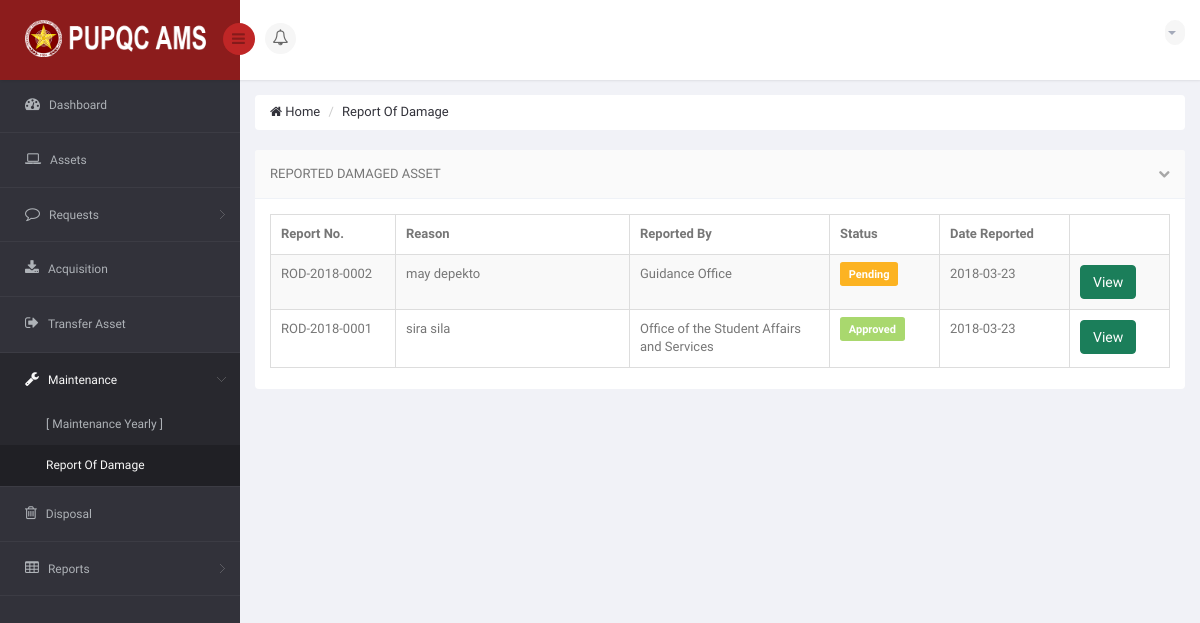
Page /DIR/PropertyOfficer/POMaintenanceReport.php (signed in) on the earlier database version.
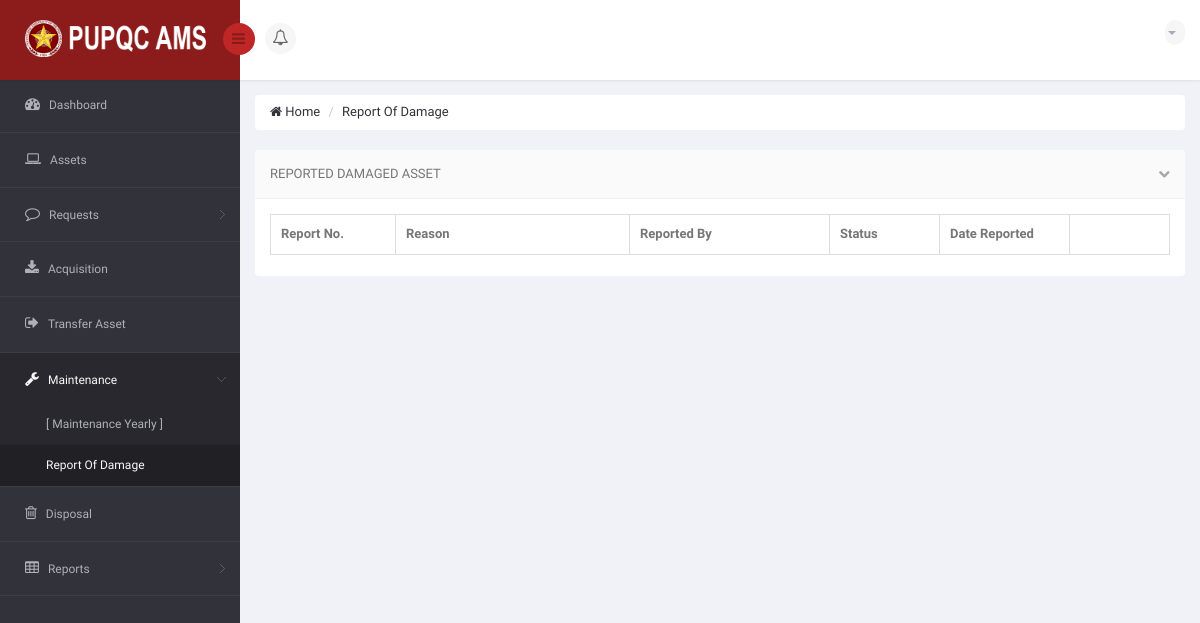
Same page on the later database version.
### tables this page shows
CREATE TABLE `ams_t_report_of_damage` (
  `ROD_ID` int(11) NOT NULL,
  `ROD_NO` varchar(15) NOT NULL,
  `ROD_REASON` varchar(350) NOT NULL,
  `ROD_DATE` date NOT NULL,
  `ROD_STATUS` varchar(25) NOT NULL DEFAULT 'Pending',
  `ROD_VIEW_BY_PO` int(11) DEFAULT '0',
  `ROD_VIEW_BY_USER` int(11) NOT NULL DEFAULT '0',
  `ROD_REMARKS` varchar(350) DEFAULT NULL
);

### DIR/PropertyOfficer/POMaintenanceReport.php (the view, shortened to what the changed rows need)
<!DOCTYPE html>
<html lang="en">
<head>
    <link href="../../bs3/css/bootstrap.min.css" rel="stylesheet">
    <link href="../../css/bootstrap-reset.css" rel="stylesheet">
    <link href="../../font-awesome/css/font-awesome.css" rel="stylesheet" />
    <link href="../../js/advanced-datatable/css/demo_page.css" rel="stylesheet" />
    <link href="../../js/advanced-datatable/css/demo_table.css" rel="stylesheet" />
    <link rel="stylesheet" href="../../js/data-tables/DT_bootstrap.css" />
    <link href="../../css/style.css" rel="stylesheet">
    <link href="../../css/style-responsive.css" rel="stylesheet" />
    <link href="../../js/iCheck/skins/minimal/minimal.css" rel="stylesheet">
    <link href="../../js/iCheck/skins/minimal/red.css" rel="stylesheet">
    <link href="../../js/iCheck/skins/minimal/green.css" rel="stylesheet">
    <link href="../../js/iCheck/skins/minimal/blue.css" rel="stylesheet">
    <link href="../../js/iCheck/skins/minimal/yellow.css" rel="stylesheet">
    <link href="../../js/iCheck/skins/minimal/purple.css" rel="stylesheet">
    <link href="../../js/iCheck/skins/square/square.css" rel="stylesheet">
    <link href="../../js/iCheck/skins/square/red.css" rel="stylesheet">
    <link href="../../js/iCheck/skins/square/green.css" rel="stylesheet">
    <link href="../../js/iCheck/skins/square/blue.css" rel="stylesheet">
    <link href="../../js/iCheck/skins/square/yellow.css" rel="stylesheet">
    <link href="../../js/iCheck/skins/square/purple.css" rel="stylesheet">
    <link href="../../js/iCheck/skins/flat/grey.css" rel="stylesheet">
    <link href="../../js/iCheck/skins/flat/red.css" rel="stylesheet">
    <link href="../../js/iCheck/skins/flat/green.css" rel="stylesheet">
    <link href="../../js/iCheck/skins/flat/blue.css" rel="stylesheet">
    <link href="../../js/iCheck/skins/flat/yellow.css" rel="stylesheet">
    <link href="../../js/iCheck/skins/flat/purple.css" rel="stylesheet">
    <link rel="stylesheet" type="text/css" href="../../js/select2/select2.css" />
    <link rel="stylesheet" type="text/css" href="../../js/bootstrap-daterangepicker/daterangepicker-bs3.css" />
    <link rel="stylesheet" type="text/css" href="../../js/bootstrap-datetimepicker/css/datetimepicker.css" />
    <link rel="stylesheet" type="text/css" href="../../js/bootstrap-datepicker/css/datepicker.css" />
    <link href="../../js/plugins/sweetalert/sweetalert.css" type="text/css" rel="stylesheet" media="screen,projection">
</head>
<body>
<section id="container" >
                <?php
                    include('../Connection/db.php');
                  ?>
    <section id="main-content">
        <section class="wrapper">
            <div class="row">
                <div class="col-sm-12">
                    <section class="panel">
                        <div class="panel-body">
                            <div class="adv-table">
                                <table  class="display table table-bordered table-striped" id="dynamic-table">
                                    <thead>
                                        <tr>
                                            <th style="width: 125px;">Report No.</th>
                                            <th style="">Reason</th>
                                            <th style="width: 200px;">Reported By</th>
                                            <th style="width: 110px;">Status</th>
                                            <th style="width: 130px;">Date Reported</th>
                                            <th style="width: 100px;"></th>
                                        </tr>
                                    </thead>
                                    <tbody>
                                        <?php
                                            $sql = "SELECT ROD.ROD_ID, ROD.ROD_NO, ROD.ROD_REASON, ROD.ROD_STATUS, O.O_NAME, ROD.ROD_DATE, RODS.RODS_CANCEL_DATE FROM `ams_t_report_of_damage` AS ROD INNER JOIN `ams_t_report_of_damage_sub` AS RODS ON RODS.ROD_ID = ROD.ROD_ID INNER JOIN `ams_t_par_sub` AS PARS ON RODS.A_ID = PARS.A_ID INNER JOIN `ams_r_employee_profile` AS EP ON PARS.EP_ID = EP.EP_ID INNER JOIN `ams_r_office` AS O ON EP.O_ID = O.O_ID WHERE RODS.RODS_CANCEL_DATE IS NULL GROUP BY ROD.ROD_ID ORDER BY ROD.ROD_DATE DESC, ROD.ROD_ID DESC";
                                            $result = mysqli_query($connection, $sql) or die("Bad Query: $sql");
                                            while($row = mysqli_fetch_assoc($result))
                                            {
                                                $rodid = $row['ROD_ID'];
                                                $rodno = $row['ROD_NO'];
                                                $rodreason = $row['ROD_REASON'];
                                                $rodreportby = $row['O_NAME'];
                                                $rodstatus = $row['ROD_STATUS'];
                                                $roddate = $row['ROD_DATE'];
                                        ?>
                                        <tr class="gradeX">
                                            <td> <?php echo $rodno; ?> </td>
                                            <td> <?php echo $rodreason; ?> </td>
                                            <td> <?php echo $rodreportby; ?> </td>
                                            <?php
                                                if ($rodstatus == 'Pending')
                                                {
                                            ?>
                                            <td> <p class="label label-warning label-mini" style="font-size: 11px;"> <?php echo $rodstatus; ?> </p> </td>
                                            <?php
                                                }
                                                elseif ($rodstatus == 'Approved')
                                                {
                                            ?>
                                            <td> <p class="label label-success label-mini" style="font-size: 11px;"> <?php echo $rodstatus; ?> </p> </td>
                                            <?php
                                                }
                                                elseif ($rodstatus == 'Reject')
                                                {
                                            ?>
                                            <td> <p class="label label-danger label-mini" style="font-size: 11px;"> <?php echo $rodstatus; ?> </p> </td>
                                            <?php
                                                }
                                            ?>
                                            <td> <?php echo $roddate; ?> </td>
                                            <td>
                                                <a href="POViewReportedDamage.php?passedrodid=<?php echo $rodid; ?>" class="btn btn-success">View</a>
                                            </td>
                                        </tr>
                                        <?php
                                            }
                                        ?>
                                    </tbody>
                                </table>
                            </div>
                        </div>
                    </section>
                </div>
            </div>
        </section>
    </section>
</section>
</body>
</html>

Differences in the rows shown:
removed ams_t_report_of_damage: ROD_NO "ROD-2018-0002", ROD_REASON "may depekto", rodreportby "Guidance Office", ROD_STATUS "Pending", ROD_DATE "2018-03-23"
removed ams_t_report_of_damage: ROD_NO "ROD-2018-0001", ROD_REASON "sira sila", rodreportby "Office of the Student Affairs and Services", ROD_STATUS "Approved", ROD_DATE "2018-03-23"
